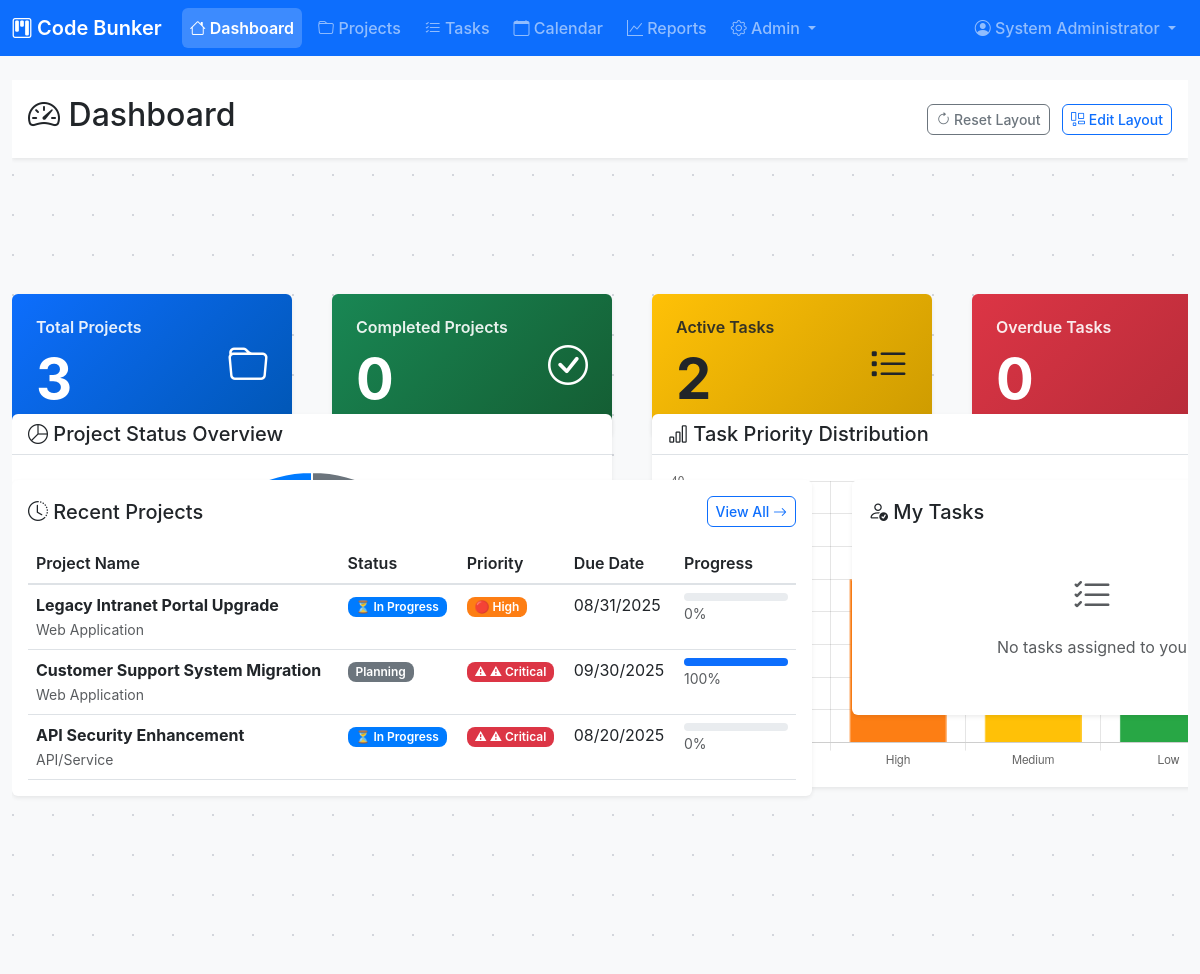
/pages/dashboard.php (signed in), run on the app's committed database.
### tables this page shows
CREATE TABLE projects (
    id INT AUTO_INCREMENT PRIMARY KEY,
    name VARCHAR(255) NOT NULL,
    description TEXT,
    category VARCHAR(100) DEFAULT 'Development Project',
    priority ENUM('critical', 'high', 'medium', 'low') DEFAULT 'medium',
    status ENUM('planning', 'in_progress', 'testing', 'completed', 'on_hold') DEFAULT 'planning',
    current_version VARCHAR(50),
    target_version VARCHAR(50),
    start_date DATE,
    due_date DATE,
    completion_date DATE NULL,
    estimated_hours DECIMAL(6,2) DEFAULT 0,
    actual_hours DECIMAL(6,2) DEFAULT 0,
    budget DECIMAL(10,2),
    created_by INT NOT NULL,
    assigned_to INT,
    created_at TIMESTAMP DEFAULT CURRENT_TIMESTAMP,
    updated_at TIMESTAMP DEFAULT CURRENT_TIMESTAMP ON UPDATE CURRENT_TIMESTAMP,
    FOREIGN KEY (created_by) REFERENCES users(id) ON DELETE RESTRICT,
    FOREIGN KEY (assigned_to) REFERENCES users(id) ON DELETE SET NULL,
    INDEX idx_status (status),
    INDEX idx_priority (priority),
    INDEX idx_due_date (due_date),
    INDEX idx_category (category)
);

### pages/dashboard.php (the view, shortened to what the rows shown need)
<?php
require_once dirname(__FILE__) . '/../includes/header.php';
$database = getDatabase();
$recentProjects = getProjects([], 5);
?>
<div class="dashboard-container">
<div class="d-flex justify-content-between align-items-center mb-3 p-3 bg-white shadow-sm" style="position: relative; z-index: 100;">
    <h2><i class="bi bi-speedometer2"></i> Dashboard</h2>
</div>
    <div class="dashboard-panel" data-panel="recent-projects" data-panel-type="content" data-grid-x="0" data-grid-y="10" data-grid-width="20" data-grid-height="8">
        <div class="card">
            <div class="card-body">
                <?php if (empty($recentProjects)): ?>
                <div class="text-center p-4">
                    <i class="bi bi-folder-x fs-1 text-muted"></i>
                    <p class="text-muted mt-2">No projects found</p>
                    <a href="<?php echo BASE_URL; ?>/pages/projects.php?action=create" class="btn btn-primary">
                        <i class="bi bi-plus-lg"></i> Create First Project
                    </a>
                </div>
                <?php else: ?>
                <div class="table-responsive">
                    <table class="table table-hover mb-0">
                        <thead>
                            <tr>
                                <th>Project Name</th>
                                <th>Status</th>
                                <th>Priority</th>
                                <th>Due Date</th>
                                <th>Progress</th>
                            </tr>
                        </thead>
                        <tbody>
                            <?php foreach ($recentProjects as $project): ?>
                            <tr>
                                <td>
                                    <strong><?php echo htmlspecialchars($project['name']); ?></strong>
                                    <br><small class="text-muted"><?php echo htmlspecialchars($project['category']); ?></small>
                                </td>
                                <td><?php echo getStatusBadge($project['status'], 'project'); ?></td>
                                <td><?php echo getPriorityBadge($project['priority']); ?></td>
                                <td>
                                    <?php if ($project['due_date']): ?>
                                        <?php echo formatDate($project['due_date']); ?>
                                    <?php else: ?>
                                        <span class="text-muted">Not set</span>
                                    <?php endif; ?>
                                </td>
                                <td style="width: 120px;">
                                    <?php $progress = ($project['total_tasks'] > 0) ? round(($project['completed_tasks'] / $project['total_tasks']) * 100) : 0; ?>
                                    <div class="progress" style="height: 8px;">
                                        <div class="progress-bar" role="progressbar" style="width: <?php echo $progress; ?>%"
                                             aria-valuenow="<?php echo $progress; ?>" aria-valuemin="0" aria-valuemax="100"></div>
                                    </div>
                                    <small class="text-muted"><?php echo $progress; ?>%</small>
                                </td>
                            </tr>
                            <?php endforeach; ?>
                        </tbody>
                    </table>
                </div>
                <?php endif; ?>
            </div>
        </div>
    </div>
</div>
<?php require_once dirname(__FILE__) . '/../includes/footer.php'; ?>

### config/config.php (shortened to what the rows shown need)
<?php
function formatDate($date, $format = DISPLAY_DATE_FORMAT) {
    try {
        $dateObj = new DateTime($date);
        return $dateObj->format($format);
    } catch (Exception $e) {
        return $date;
    }
}
function getStatusBadge($status, $type = 'project') {
    $statusLabels = ($type === 'task') ? TASK_STATUS : PROJECT_STATUS;
    $label = isset($statusLabels[$status]) ? $statusLabels[$status] : ucfirst($status);
    $color = isset(STATUS_COLORS[$status]) ? STATUS_COLORS[$status] : '#6c757d';
    $icon = '';
    switch($status) {
        case 'in_progress': $icon = '⏳ '; break;
    }
    return '<span class="badge badge-' . $status . '" style="background-color: ' . $color . '" aria-label="Status: ' . $label . '">' . $icon . $label . '</span>';
}
function getPriorityBadge($priority) {
    $label = isset(PRIORITY_LEVELS[$priority]) ? PRIORITY_LEVELS[$priority] : ucfirst($priority);
    $color = isset(PRIORITY_COLORS[$priority]) ? PRIORITY_COLORS[$priority] : '#6c757d';
    $icon = '';
    switch($priority) {
        case 'critical': $icon = '⚠ '; break;
        case 'high': $icon = '🔴 '; break;
    }
    return '<span class="badge badge-' . $priority . '" style="background-color: ' . $color . '" aria-label="Priority: ' . $label . '">' . $icon . $label . '</span>';
}
require_once CONFIG_PATH . '/database.php';
?>

### data on the page
projects: name "Legacy Intranet Portal Upgrade", category "Web Application", status "⏳", status "In Progress", priority "🔴", priority "High", due_date "08/31/2025", progress "0"
projects: name "Customer Support System Migration", category "Web Application", status "Planning", priority "⚠", priority "Critical", due_date "09/30/2025", progress "100"
projects: name "API Security Enhancement", category "API/Service", status "⏳", status "In Progress", priority "⚠", priority "Critical", due_date "08/20/2025", progress "0"

### other printed values
APP_NAME "Code Bunker"
$currentUser['first_name'] . ' ' . $currentUser['last_name'] "System Administrator"
$stats['projects']['total_projects'] "3"
$stats['projects']['completed_projects'] "0"
$stats['tasks']['active_tasks'] "2"
$stats['tasks']['overdue_tasks'] "0"
